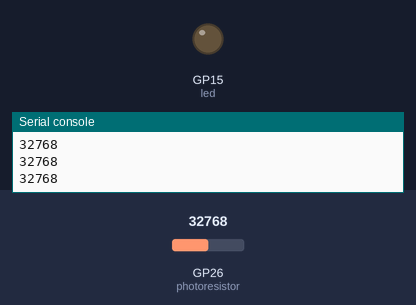
A program run on a simulated Raspberry Pi Pico running MicroPython. Shown: output pins drawn as LEDs (lit = HIGH), the last lines printed to the serial console. Inputs (shaded band) come from the test bench; at power-on: GP26 (photoresistor) = 32768 (analog values on the 0–65535 scale).

Above: at 1.2 s.
1.3 s: GP26 (photoresistor) set to 20784
2.8 s: GP26 (photoresistor) set to 18832
At 4.1 s:
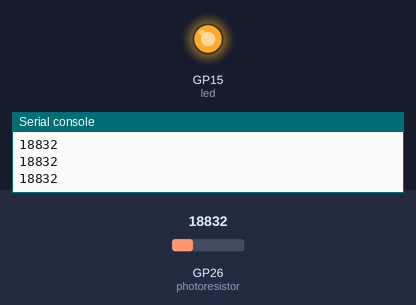
4.5 s: GP26 (photoresistor) set to 20655
At 5.3 s:
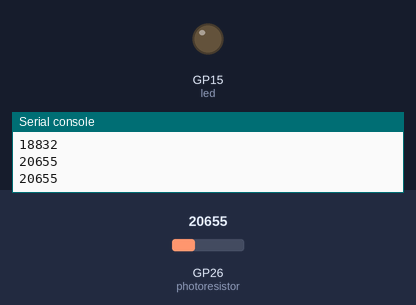
6.0 s: GP26 (photoresistor) set to 19660
At 6.4 s:
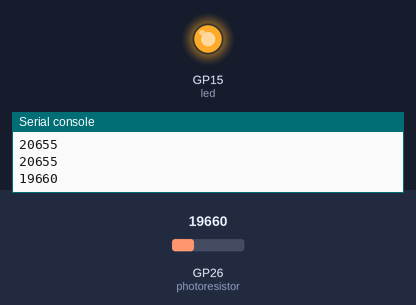
Timing chart, 0 to 8.5 s (numbered marks = the images above; inputs shaded):
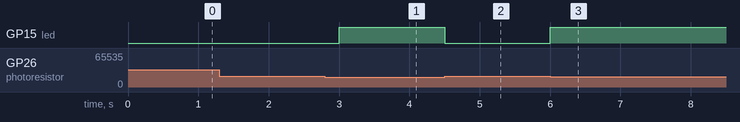

Measured:
- the behaviour switches between 20000 and 19984 on GP26 (photoresistor) (found by bisection; images 0 and 1)
- after the input at 2.8 s, GP15 (led): LOW → HIGH after 0.20 s
- after the input at 4.5 s, GP15 (led): HIGH → LOW at once
- after the input at 6.0 s, GP15 (led): LOW → HIGH at once

The program:

light_resistor.py
```python
import time
from machine import Pin, ADC

led = Pin(15, Pin.OUT)
photoresistor = ADC(Pin(26))

while True:
    # Read the value from the photoresistor
    light_level = photoresistor.read_u16()

    # Print the light level (optional for debugging)
    print(light_level)

    # Control the LED based on the light level
    if light_level < 20000:
        led.on()
    else:
        led.off()

    # Delay for a short period
    time.sleep(0.5)
```
